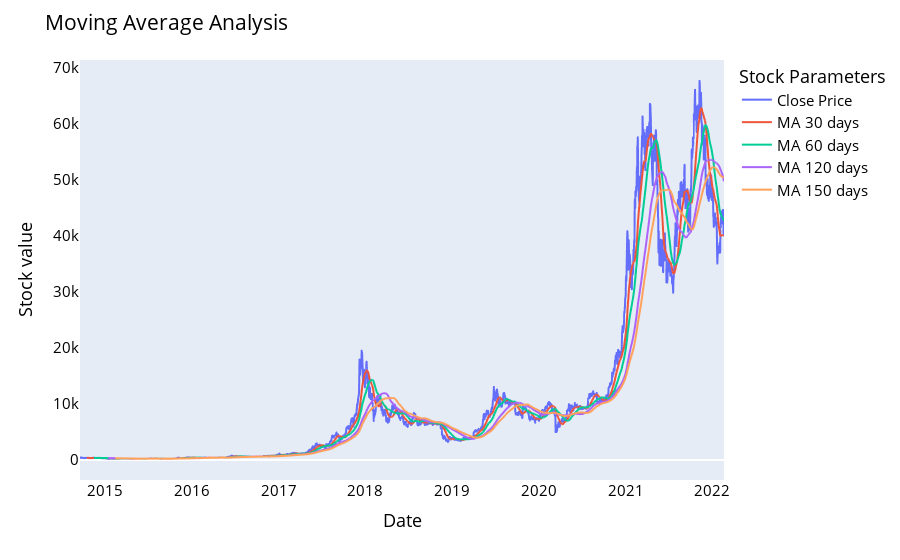

Here is the notebook cell this chart was saved with:
### Code cell
names = cycle(['Close Price','MA 30 days','MA 60 days','MA 120 days','MA 150 days'])

fig = px.line(data, x=data.index ,y=[data['Close'],data['MA for 30 days'],data['MA for 60 days'],data['MA for 120 days'], data['MA for 150 days']],labels={'date': 'Date','value':'Stock value'})
fig.update_layout(title_text='Moving Average Analysis', font_size=15, font_color='black',legend_title_text='Stock Parameters')
fig.update_xaxes(showgrid=False)
fig.update_yaxes(showgrid=False)
fig.for_each_trace(lambda t:  t.update(name = next(names)))
fig.show()

### Figure 1 — Plotly figure (JSON) as saved in the notebook; plotly's stock layout.template omitted (floating-point values rounded to 4 significant figures; data arrays with more than 128 entries replaced by an {"elided": "..."} marker saying what was removed)
{"data": [{"hovertemplate": "variable=Close<br>Date=%{x}<br>Stock value=%{y}<extra></extra>", "legendgroup": "Close", "line": {"color": "#636efa", "dash": "solid"}, "marker": {"symbol": "circle"}, "mode": "lines", "name": "Close Price", "showlegend": true, "type": "scattergl", "x": {"elided": "2713 str values"}, "xaxis": "x", "y": {"elided": "2713 float values"}, "yaxis": "y"}, {"hovertemplate": "variable=MA for 30 days<br>Date=%{x}<br>Stock value=%{y}<extra></extra>", "legendgroup": "MA for 30 days", "line": {"color": "#EF553B", "dash": "solid"}, "marker": {"symbol": "circle"}, "mode": "lines", "name": "MA 30 days", "showlegend": true, "type": "scattergl", "x": {"elided": "2713 str values"}, "xaxis": "x", "y": {"elided": "2713 float values"}, "yaxis": "y"}, {"hovertemplate": "variable=MA for 60 days<br>Date=%{x}<br>Stock value=%{y}<extra></extra>", "legendgroup": "MA for 60 days", "line": {"color": "#00cc96", "dash": "solid"}, "marker": {"symbol": "circle"}, "mode": "lines", "name": "MA 60 days", "showlegend": true, "type": "scattergl", "x": {"elided": "2713 str values"}, "xaxis": "x", "y": {"elided": "2713 float values"}, "yaxis": "y"}, {"hovertemplate": "variable=MA for 120 days<br>Date=%{x}<br>Stock value=%{y}<extra></extra>", "legendgroup": "MA for 120 days", "line": {"color": "#ab63fa", "dash": "solid"}, "marker": {"symbol": "circle"}, "mode": "lines", "name": "MA 120 days", "showlegend": true, "type": "scattergl", "x": {"elided": "2713 str values"}, "xaxis": "x", "y": {"elided": "2713 float values"}, "yaxis": "y"}, {"hovertemplate": "variable=MA for 150 days<br>Date=%{x}<br>Stock value=%{y}<extra></extra>", "legendgroup": "MA for 150 days", "line": {"color": "#FFA15A", "dash": "solid"}, "marker": {"symbol": "circle"}, "mode": "lines", "name": "MA 150 days", "showlegend": true, "type": "scattergl", "x": {"elided": "2713 str values"}, "xaxis": "x", "y": {"elided": "2713 float values"}, "yaxis": "y"}], "layout": {"autosize": true, "font": {"color": "black", "size": 15}, "legend": {"title": {"text": "Stock Parameters"}, "tracegroupgap": 0}, "margin": {"t": 60}, "title": {"text": "Moving Average Analysis"}, "xaxis": {"anchor": "y", "autorange": true, "domain": [0, 1], "range": ["2014-09-17", "2022-02-19"], "showgrid": false, "title": {"text": "Date"}, "type": "date"}, "yaxis": {"anchor": "x", "autorange": true, "domain": [0, 1], "range": [-3566.0, 71310.0], "showgrid": false, "title": {"text": "Stock value"}, "type": "linear"}}}
